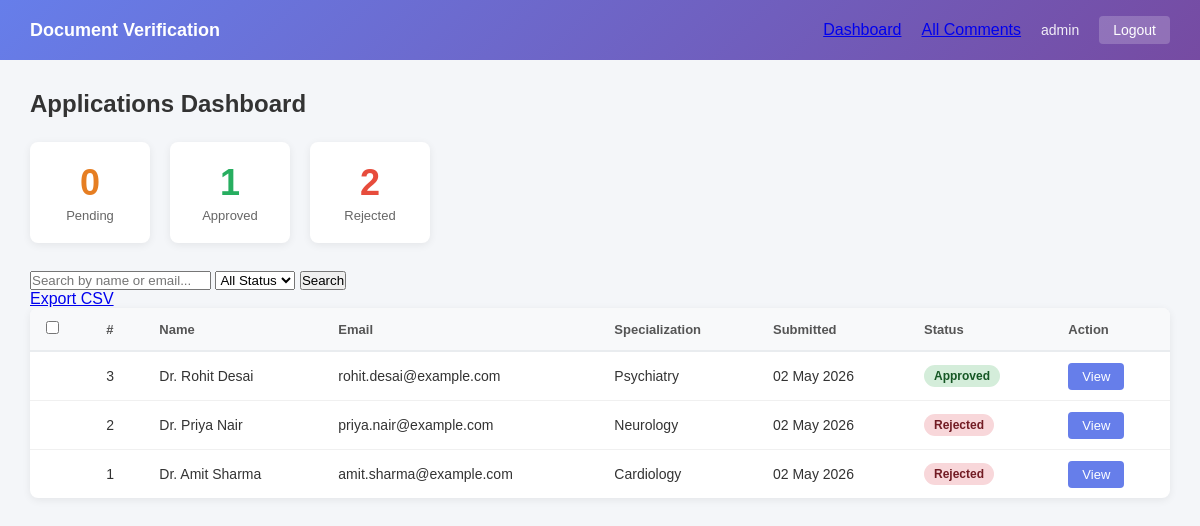
The app's page /dashboard/ (signed in) with its own data.
### doc_review/models.py (models this page shows, shortened)
class DoctorApplication(models.Model):
    STATUS_PENDING = 'pending'
    STATUS_APPROVED = 'approved'
    STATUS_REJECTED = 'rejected'
    STATUS_CHOICES = [
        (STATUS_PENDING, 'Pending'),
        (STATUS_APPROVED, 'Approved'),
        (STATUS_REJECTED, 'Rejected'),
    ]
    full_name = models.CharField(max_length=200)
    email = models.EmailField()
    phone = models.CharField(max_length=20)
    specialization = models.CharField(max_length=200)
    doc_folder = models.CharField(max_length=500)
    status = models.CharField(max_length=20, choices=STATUS_CHOICES, default=STATUS_PENDING)
    rejection_reason = models.TextField(blank=True, default='')
    reviewed_by = models.ForeignKey(
        User, null=True, blank=True,
        on_delete=models.SET_NULL,
        related_name='reviewed_applications'
    )
    reviewed_at = models.DateTimeField(null=True, blank=True)
    submitted_at = models.DateTimeField(auto_now_add=True)

### doc_review/views.py (the view)
# urls.py: path('dashboard/', views.dashboard, name='dashboard'),
@login_required
def dashboard(request):
    qs = DoctorApplication.objects.all().order_by('-submitted_at')
    status_filter = request.GET.get('status', '')
    search_query = request.GET.get('q', '')
    if status_filter:
        qs = qs.filter(status=status_filter)
    if search_query:
        qs = qs.filter(
            Q(full_name__icontains=search_query) | Q(email__icontains=search_query)
        )
    counts = {
        'pending': DoctorApplication.objects.filter(status='pending').count(),
        'approved': DoctorApplication.objects.filter(status='approved').count(),
        'rejected': DoctorApplication.objects.filter(status='rejected').count(),
    }
    paginator = Paginator(qs, 20)
    page_number = request.GET.get('page')
    page_obj = paginator.get_page(page_number)
    commented_ids = set(
        Comment.objects.values_list('application_id', flat=True).distinct()
    )
    return render(request, 'doc_review/dashboard.html', {
        'page_obj': page_obj,
        'counts': counts,
        'status_filter': status_filter,
        'search_query': search_query,
        'commented_ids': commented_ids,
    })

### templates/doc_review/dashboard.html (shortened to what this page needs)
{% extends 'doc_review/base.html' %}
{% block content %}
<div class="page-header">
    <h2>Applications Dashboard</h2>
</div>
<div class="stats-row">
    <div class="stat-card stat-pending">
        <span class="stat-number">{{ counts.pending }}</span>
        <span class="stat-label">Pending</span>
    </div>
    <div class="stat-card stat-approved">
        <span class="stat-number">{{ counts.approved }}</span>
        <span class="stat-label">Approved</span>
    </div>
    <div class="stat-card stat-rejected">
        <span class="stat-number">{{ counts.rejected }}</span>
        <span class="stat-label">Rejected</span>
    </div>
</div>
<div class="filter-bar">
    <form method="GET" action="{% url 'dashboard' %}" class="filter-form">
        <input type="text" name="q" value="{{ search_query }}" placeholder="Search by name or email..." class="search-input">
        <select name="status" class="status-select">
            <option value="">All Status</option>
        </select>
        <button type="submit" class="btn-filter">Search</button>
    </form>
    <a href="{% url 'export_csv' %}?status={{ status_filter }}&q={{ search_query }}" class="btn-export">Export CSV</a>
</div>
<form method="POST" action="{% url 'bulk_action' %}" id="bulk-form">
    <div class="table-container">
        <table class="app-table">
            <thead>
                <tr>
                    <th><input type="checkbox" id="select-all" title="Select all"></th>
                    <th>#</th>
                    <th>Name</th>
                    <th>Email</th>
                    <th>Specialization</th>
                    <th>Submitted</th>
                    <th>Status</th>
                    <th>Action</th>
                </tr>
            </thead>
            <tbody>
                {% for app in page_obj %}
                <tr>
                    <td>
                    </td>
                    <td>{{ app.id }}</td>
                    <td>
                        <div class="name-cell">
                            {{ app.full_name }}
                        </div>
                    </td>
                    <td>{{ app.email }}</td>
                    <td>{{ app.specialization }}</td>
                    <td>{{ app.submitted_at|date:"d M Y" }}</td>
                    <td>
                        <span class="badge badge-{{ app.status }}">{{ app.get_status_display }}</span>
                    </td>
                    <td>
                        <a href="{% url 'application_detail' app.pk %}" class="btn-view">View</a>
                    </td>
                </tr>
                {% empty %}
                <tr>
                    <td colspan="8" class="empty-row">No applications found.</td>
                </tr>
                {% endfor %}
            </tbody>
        </table>
    </div>
</form>
{% endblock %}

### templates/doc_review/base.html (shortened to what this page needs)
{% load static %}
<!DOCTYPE html>
<html lang="en">
<head>
    <link rel="stylesheet" href="{% static 'doc_review/style.css' %}">
</head>
<body>
    <nav class="navbar">
        <div class="nav-brand">Document Verification</div>
        <div class="nav-links">
            <a href="{% url 'dashboard' %}" class="nav-link">Dashboard</a>
            <a href="{% url 'all_comments' %}" class="nav-link">All Comments</a>
            <span class="nav-user">{{ request.user.username }}</span>
            <a href="{% url 'logout' %}" class="nav-logout">Logout</a>
        </div>
    </nav>
    <div class="main-content">
        {% block content %}{% endblock %}
    </div>
</body>
</html>

### static/doc_review/style.css (style rules this page uses)
* { margin: 0; padding: 0; box-sizing: border-box; }
body { font-family: Arial, Helvetica, sans-serif; background: #f4f6f9; color: #333; }
.navbar { background: linear-gradient(135deg, #667eea 0%, #764ba2 100%); color: white; padding: 0 30px; height: 60px; display: flex; align-items: center; justify-content: space-between; }
.nav-brand { font-size: 18px; font-weight: bold; }
.nav-links { display: flex; align-items: center; gap: 20px; }
.nav-user { font-size: 14px; opacity: 0.9; }
.nav-logout { color: white; text-decoration: none; font-size: 14px; background: rgba(255,255,255,0.2); padding: 6px 14px; border-radius: 4px; }
.main-content { padding: 30px; max-width: 1200px; margin: 0 auto; }
.page-header { margin-bottom: 24px; }
.page-header h2 { font-size: 24px; color: #333; }
.stats-row { display: flex; gap: 20px; margin-bottom: 28px; }
.stat-card { background: white; border-radius: 8px; padding: 20px 30px; display: flex; flex-direction: column; align-items: center; box-shadow: 0 2px 8px rgba(0,0,0,0.07); min-width: 120px; }
.stat-number { font-size: 36px; font-weight: bold; }
.stat-label { font-size: 13px; color: #666; margin-top: 4px; }
.stat-pending .stat-number { color: #e67e22; }
.stat-approved .stat-number { color: #27ae60; }
.stat-rejected .stat-number { color: #e74c3c; }
.table-container { background: white; border-radius: 8px; box-shadow: 0 2px 8px rgba(0,0,0,0.07); overflow: hidden; }
.app-table { width: 100%; border-collapse: collapse; }
.app-table th { background: #f8f9fa; padding: 13px 16px; text-align: left; font-size: 13px; color: #555; border-bottom: 2px solid #e9ecef; }
.app-table td { padding: 13px 16px; font-size: 14px; border-bottom: 1px solid #f0f0f0; }
.app-table tr:last-child td { border-bottom: none; }
.badge { display: inline-block; padding: 4px 10px; border-radius: 12px; font-size: 12px; font-weight: bold; }
.badge-approved { background: #d4edda; color: #155724; }
.badge-rejected { background: #f8d7da; color: #721c24; }
.btn-view { background: #667eea; color: white; text-decoration: none; padding: 6px 14px; border-radius: 4px; font-size: 13px; }

### records on screen
DoctorApplication: id "3", full_name "Dr. Rohit Desai", email "rohit.desai@example.com", specialization "Psychiatry", submitted_at "02 May 2026", status "Approved"
DoctorApplication: id "2", full_name "Dr. Priya Nair", email "priya.nair@example.com", specialization "Neurology", submitted_at "02 May 2026", status "Rejected"
DoctorApplication: id "1", full_name "Dr. Amit Sharma", email "amit.sharma@example.com", specialization "Cardiology", submitted_at "02 May 2026", status "Rejected"

### other values on screen
{{ request.user.username }} "admin"
{{ counts.pending }} "0"
{{ counts.approved }} "1"
{{ counts.rejected }} "2"
